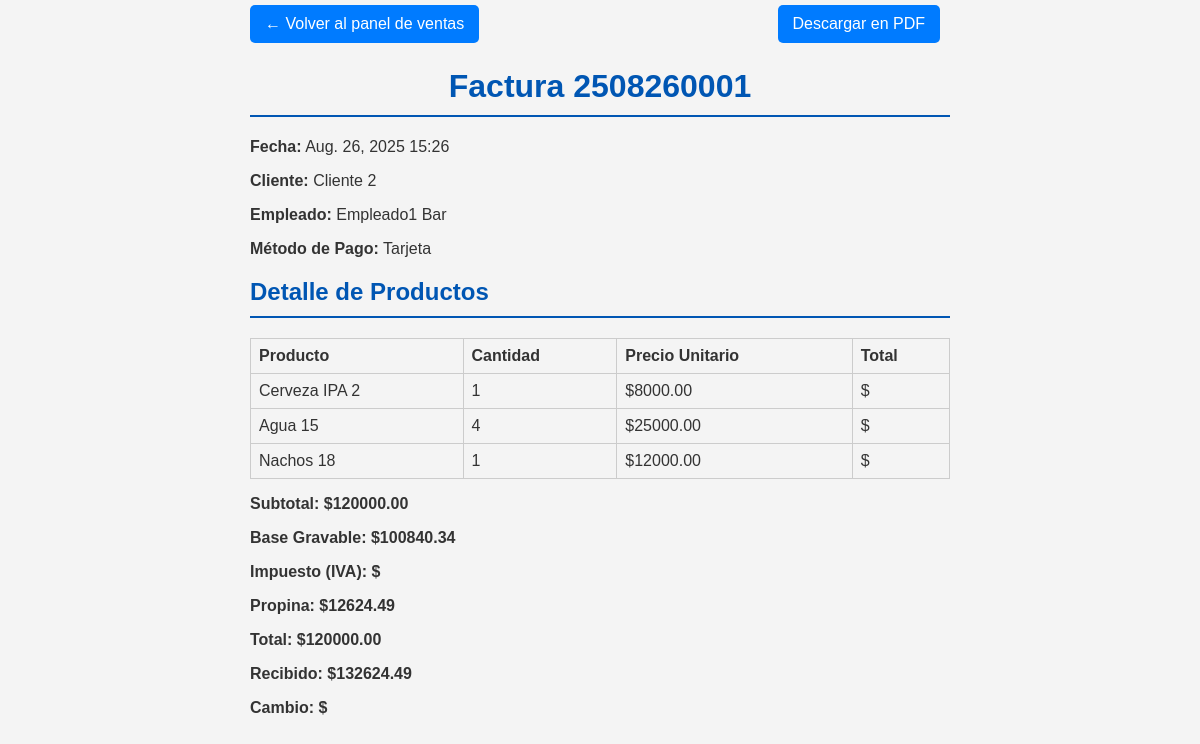
Page /ventas/2508260001/ on the committed database.
### webapp/gestion/models.py (models this page shows, shortened)
class Factura(models.Model):
    id = models.CharField(primary_key=True, max_length=20, editable=False)  # Nuevo ID personalizado
    configuracion = models.ForeignKey('ConfiguracionFactura', on_delete=models.PROTECT, default=1)
    fecha_emision = models.DateField(auto_now_add=True)
    hora_emision = models.TimeField(auto_now_add=True)
    empleado = models.ForeignKey('Empleado', on_delete=models.PROTECT)
    cliente = models.ForeignKey('Cliente', on_delete=models.PROTECT, default=1)
    subtotal = models.DecimalField(max_digits=10, decimal_places=2)
    total = models.DecimalField(max_digits=10, decimal_places=2)
    tipo_impuesto = models.ForeignKey('DetalleImpuesto', on_delete=models.PROTECT)
    base_gravable = models.DecimalField(max_digits=10, decimal_places=2)
    tipo_pago = models.ForeignKey('TipoPago', on_delete=models.PROTECT)
    recibido = models.DecimalField(max_digits=10, decimal_places=2)
    propina = models.DecimalField(max_digits=10, decimal_places=2, default=0)
    anulado = models.BooleanField(default=False)

class Cliente(models.Model):
    nombre = models.CharField(max_length=100, blank=True)
    celular = models.BigIntegerField(null=True, blank=True)
    email = models.EmailField(max_length=100, blank=True)
    def __str__(self):
        return self.nombre if self.nombre else f"Cliente #{self.pk}"

class Empleado(models.Model):
    id = models.CharField(primary_key=True, max_length=20, editable=False)
    nombre = models.CharField(max_length=100)
    apellido = models.CharField(max_length=100)
    celular = models.BigIntegerField(unique=True)
    estado = models.BooleanField(default=True)
    def __str__(self):
        return f"{self.nombre} {self.apellido}"

class TipoPago(models.Model):
    nombre = models.CharField(max_length=20)
    def __str__(self):
        return self.nombre

class DetalleFactura(models.Model):
    factura = models.ForeignKey(Factura, on_delete=models.CASCADE, related_name='detalles')
    producto = models.ForeignKey(Producto, on_delete=models.PROTECT)
    cantidad = models.IntegerField()
    precio_unitario = models.DecimalField(max_digits=10, decimal_places=2)

class Producto(models.Model):
    nombre = models.CharField(max_length=100)
    precio = models.DecimalField(max_digits=10, decimal_places=2)
    stock = models.IntegerField(default=0)
    cantidad_medida = models.IntegerField()
    unidad_medida = models.CharField(max_length=45)

class DetalleImpuesto(models.Model):
    nombre = models.CharField(max_length=45)
    impuesto = models.DecimalField(max_digits=5, decimal_places=3)

### webapp/gestion/views.py (the view)
# urls.py: path('ventas/<str:factura_id>/', views.detalle_factura, name='detalle_factura'),
def detalle_factura(request, factura_id):
    factura = get_object_or_404(
        Factura.objects.select_related('cliente', 'empleado', 'tipo_impuesto', 'tipo_pago', 'configuracion')
                       .prefetch_related('detalles__producto'),
        pk=factura_id
    )
    return render(request, 'gestion/detalle_factura.html', {
        'factura': factura
    })

### webapp/gestion/templates/gestion/detalle_factura.html (shortened to what this page needs)
{% load static %}
<!DOCTYPE html>
<html lang="es">
<head>
    <link rel="stylesheet" href="{% static 'css/style.css' %}">
</head>
<body>
    <div class="top-buttons">
        <a href="{% url 'ventas_panel' %}"><button class="boton">← Volver al panel de ventas</button></a>
        <a href="{% url 'factura_pdf' factura.id %}" class="boton">Descargar en PDF</a>
    </div>
    <h1>Factura {{ factura.id }}</h1>
    <p><strong>Fecha:</strong> {{ factura.fecha_emision }} {{ factura.hora_emision|time:"H:i" }}</p>
    <p><strong>Cliente:</strong> {{ factura.cliente|default:"Consumidor Final" }}</p>
    <p><strong>Empleado:</strong> {{ factura.empleado }}</p>
    <p><strong>Método de Pago:</strong> {{ factura.tipo_pago }}</p>
    <h2>Detalle de Productos</h2>
    <table>
        <thead>
            <tr>
                <th>Producto</th>
                <th>Cantidad</th>
                <th>Precio Unitario</th>
                <th>Total</th>
            </tr>
        </thead>
        <tbody>
            {% for item in factura.detalles.all %}
            <tr>
                <td>{{ item.producto.nombre }}</td>
                <td>{{ item.cantidad }}</td>
                <td>${{ item.precio_unitario|floatformat:2 }}</td>
                <td>${{ item.total_item|floatformat:2 }}</td>
            </tr>
            {% endfor %}
        </tbody>
    </table>
    <p class="total">Subtotal: ${{ factura.subtotal|floatformat:2 }}</p>
    <p class="total">Base Gravable: ${{ factura.base_gravable|floatformat:2 }}</p>
    <p class="total">Impuesto ({{ factura.tipo_impuesto.nombre }}): ${{ factura.impuesto_calculado|floatformat:2 }}</p>
    <p class="total">Propina: ${{ factura.propina|floatformat:2 }}</p>
    <p class="total">Total: ${{ factura.total|floatformat:2 }}</p>
    <p class="total">Recibido: ${{ factura.recibido|floatformat:2 }}</p>
    <p class="total">Cambio: ${{ factura.cambio_calculado|floatformat:2 }}</p>
</body>
</html>

### webapp/gestion/static/css/style.css (style rules this page uses)
body { font-family: sans-serif; margin: 0; padding: 0; background-color: #f4f4f4; color: #333; }
h1, h2 { color: #0056b3; border-bottom: 2px solid #0056b3; padding-bottom: 10px; margin-top: 20px; }
.boton, button { display: inline-block; padding: 10px 15px; font-size: 16px; cursor: pointer; text-align: center; text-decoration: none; outline: none; color: #fff; background-color: #007bff; border: none; border-radius: 5px; margin: 5px 0; transition: background-color 0.3s ease; }

### webapp/gestion/templates/gestion/detalle_factura.html (style rules this page uses)
body { font-family: Arial; max-width: 700px; margin: auto; }
h1 { text-align: center; }
table { width: 100%; border-collapse: collapse; margin-top: 20px; }
th, td { border: 1px solid #ccc; padding: 8px; text-align: left; }
.total { font-weight: bold; }
.top-buttons { display: flex; justify-content: space-between; align-items: center; margin-bottom: 20px; }
.top-buttons .boton { margin-right: 10px; }

### rows in the picture
Factura: id "2508260001", fecha_emision "Aug. 26, 2025", hora_emision "15:26", cliente "Cliente 2", empleado "Empleado1 Bar", tipo_pago "Tarjeta", subtotal "120000.00", base_gravable "100840.34", tipo_impuesto.nombre "IVA", propina "12624.49", total "120000.00", recibido "132624.49"
DetalleFactura: producto.nombre "Cerveza IPA 2", cantidad "1", precio_unitario "8000.00"
DetalleFactura: producto.nombre "Agua 15", cantidad "4", precio_unitario "25000.00"
DetalleFactura: producto.nombre "Nachos 18", cantidad "1", precio_unitario "12000.00"
